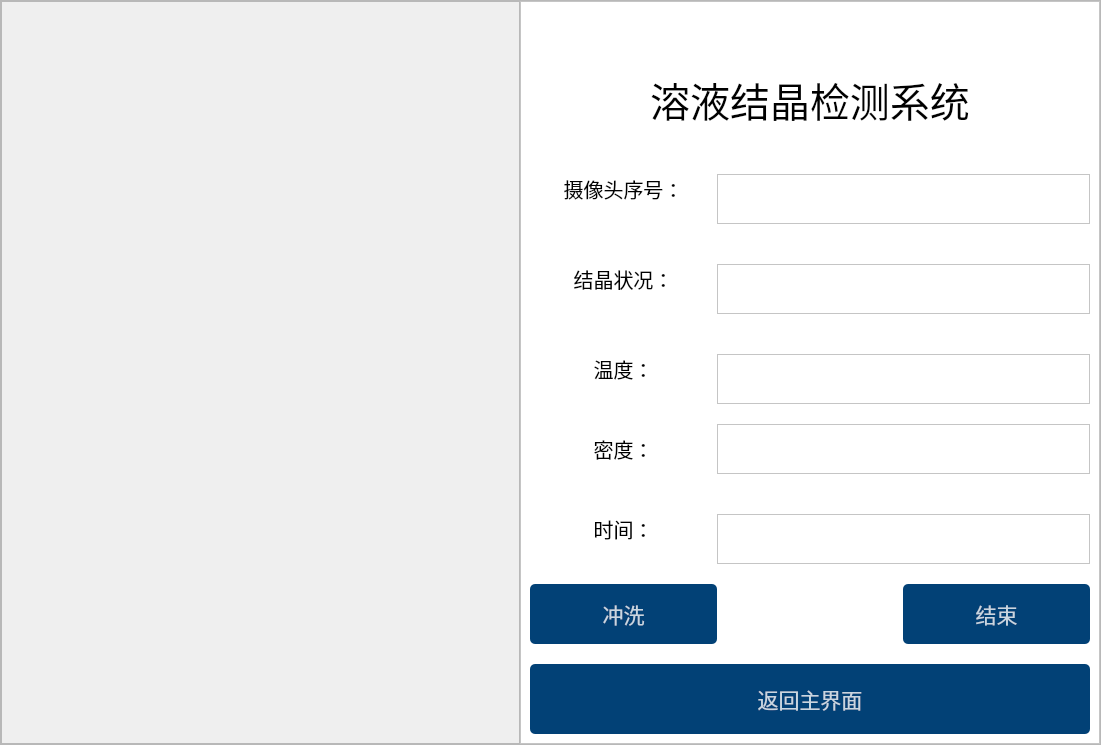
<?xml version="1.0" encoding="UTF-8"?>
<ui version="4.0">
 <class>MainWindow</class>
 <widget class="QMainWindow" name="MainWindow">
  <property name="geometry">
   <rect>
    <x>0</x>
    <y>0</y>
    <width>1101</width>
    <height>745</height>
   </rect>
  </property>
  <property name="windowTitle">
   <string>MainWindow</string>
  </property>
  <widget class="QWidget" name="centralwidget">
   <layout class="QHBoxLayout" name="horizontalLayout_2">
    <property name="spacing">
     <number>0</number>
    </property>
    <property name="leftMargin">
     <number>0</number>
    </property>
    <property name="topMargin">
     <number>0</number>
    </property>
    <property name="rightMargin">
     <number>0</number>
    </property>
    <property name="bottomMargin">
     <number>0</number>
    </property>
    <item>
     <widget class="QFrame" name="frame">
      <property name="frameShape">
       <enum>QFrame::StyledPanel</enum>
      </property>
      <property name="frameShadow">
       <enum>QFrame::Raised</enum>
      </property>
      <layout class="QHBoxLayout" name="horizontalLayout" stretch="6,4">
       <property name="spacing">
        <number>0</number>
       </property>
       <property name="leftMargin">
        <number>0</number>
       </property>
       <property name="topMargin">
        <number>0</number>
       </property>
       <property name="rightMargin">
        <number>0</number>
       </property>
       <property name="bottomMargin">
        <number>0</number>
       </property>
       <item>
        <widget class="QFrame" name="frame_2">
         <property name="frameShape">
          <enum>QFrame::StyledPanel</enum>
         </property>
         <property name="frameShadow">
          <enum>QFrame::Raised</enum>
         </property>
         <layout class="QHBoxLayout" name="horizontalLayout_4">
          <property name="spacing">
           <number>0</number>
          </property>
          <property name="leftMargin">
           <number>0</number>
          </property>
          <property name="topMargin">
           <number>0</number>
          </property>
          <property name="rightMargin">
           <number>0</number>
          </property>
          <property name="bottomMargin">
           <number>0</number>
          </property>
          <item>
           <widget class="QWidget" name="widget_2" native="true">
            <layout class="QHBoxLayout" name="horizontalLayout_5">
             <property name="spacing">
              <number>0</number>
             </property>
             <property name="leftMargin">
              <number>0</number>
             </property>
             <property name="topMargin">
              <number>0</number>
             </property>
             <property name="rightMargin">
              <number>0</number>
             </property>
             <property name="bottomMargin">
              <number>0</number>
             </property>
             <item>
              <layout class="QHBoxLayout" name="horizontalLayout_timevc"/>
             </item>
            </layout>
           </widget>
          </item>
         </layout>
        </widget>
       </item>
       <item>
        <widget class="QFrame" name="frame_3">
         <property name="styleSheet">
          <string notr="true">background-color: rgb(255, 255, 255);

</string>
         </property>
         <property name="frameShape">
          <enum>QFrame::StyledPanel</enum>
         </property>
         <property name="frameShadow">
          <enum>QFrame::Raised</enum>
         </property>
         <layout class="QVBoxLayout" name="verticalLayout" stretch="1,0,3,8">
          <property name="spacing">
           <number>0</number>
          </property>
          <property name="leftMargin">
           <number>0</number>
          </property>
          <property name="topMargin">
           <number>0</number>
          </property>
          <property name="rightMargin">
           <number>0</number>
          </property>
          <property name="bottomMargin">
           <number>0</number>
          </property>
          <item>
           <widget class="QWidget" name="widget_1" native="true">
            <layout class="QHBoxLayout" name="horizontalLayout_3">
             <property name="spacing">
              <number>0</number>
             </property>
             <property name="leftMargin">
              <number>0</number>
             </property>
             <property name="topMargin">
              <number>0</number>
             </property>
             <property name="rightMargin">
              <number>0</number>
             </property>
             <property name="bottomMargin">
              <number>0</number>
             </property>
             <item>
              <spacer name="horizontalSpacer">
               <property name="orientation">
                <enum>Qt::Horizontal</enum>
               </property>
               <property name="sizeType">
                <enum>QSizePolicy::Fixed</enum>
               </property>
               <property name="sizeHint" stdset="0">
                <size>
                 <width>450</width>
                 <height>20</height>
                </size>
               </property>
              </spacer>
             </item>
             <item>
              <layout class="QHBoxLayout" name="horizontalLayout_6">
               <property name="spacing">
                <number>0</number>
               </property>
               <item>
                <widget class="QPushButton" name="pushButton">
                 <property name="styleSheet">
                  <string notr="true">#pushButton{
	border:none;
}
QPushButton#pushButton:pressed{
padding-left:5px;
padding-top:5px;
}</string>
                 </property>
                 <property name="text">
                  <string/>
                 </property>
                 <property name="icon">
                  <iconset resource="resource.qrc">
                   <normaloff>:/icons/icons/quit.png</normaloff>:/icons/icons/quit.png</iconset>
                 </property>
                </widget>
               </item>
               <item>
                <widget class="QPushButton" name="pushButton_2">
                 <property name="styleSheet">
                  <string notr="true">#pushButton_2{
	border:none;
}
QPushButton#pushButton_2:pressed{
padding-left:5px;
padding-top:5px;
}</string>
                 </property>
                 <property name="text">
                  <string/>
                 </property>
                 <property name="icon">
                  <iconset resource="resource.qrc">
                   <normaloff>:/icons/icons/minus.png</normaloff>:/icons/icons/minus.png</iconset>
                 </property>
                </widget>
               </item>
               <item>
                <widget class="QPushButton" name="pushButton_3">
                 <property name="styleSheet">
                  <string notr="true">#pushButton_3{
	border:none;
}
QPushButton#pushButton_3:pressed{
padding-left:5px;
padding-top:5px;
}</string>
                 </property>
                 <property name="text">
                  <string/>
                 </property>
                 <property name="icon">
                  <iconset resource="resource.qrc">
                   <normaloff>:/icons/icons/simui-minmax.png</normaloff>:/icons/icons/simui-minmax.png</iconset>
                 </property>
                </widget>
               </item>
               <item>
                <widget class="QPushButton" name="pushButton_1">
                 <property name="styleSheet">
                  <string notr="true">#pushButton_1{
	border:none;
}
QPushButton#pushButton_1:pressed{
padding-left:5px;
padding-top:5px;
}</string>
                 </property>
                 <property name="text">
                  <string/>
                 </property>
                 <property name="icon">
                  <iconset resource="resource.qrc">
                   <normaloff>:/icons/icons/close.png</normaloff>:/icons/icons/close.png</iconset>
                 </property>
                </widget>
               </item>
              </layout>
             </item>
            </layout>
           </widget>
          </item>
          <item>
           <spacer name="verticalSpacer">
            <property name="orientation">
             <enum>Qt::Vertical</enum>
            </property>
            <property name="sizeType">
             <enum>QSizePolicy::Fixed</enum>
            </property>
            <property name="sizeHint" stdset="0">
             <size>
              <width>5</width>
              <height>20</height>
             </size>
            </property>
           </spacer>
          </item>
          <item>
           <widget class="QLabel" name="label_3">
            <property name="font">
             <font>
              <pointsize>30</pointsize>
             </font>
            </property>
            <property name="layoutDirection">
             <enum>Qt::LeftToRight</enum>
            </property>
            <property name="text">
             <string>溶液结晶检测系统</string>
            </property>
            <property name="alignment">
             <set>Qt::AlignCenter</set>
            </property>
           </widget>
          </item>
          <item>
           <widget class="QWidget" name="widget" native="true">
            <layout class="QGridLayout" name="gridLayout">
             <property name="leftMargin">
              <number>9</number>
             </property>
             <property name="topMargin">
              <number>9</number>
             </property>
             <property name="rightMargin">
              <number>9</number>
             </property>
             <property name="bottomMargin">
              <number>9</number>
             </property>
             <property name="horizontalSpacing">
              <number>0</number>
             </property>
             <property name="verticalSpacing">
              <number>20</number>
             </property>
             <item row="0" column="0" rowspan="2">
              <widget class="QLabel" name="label_5">
               <property name="minimumSize">
                <size>
                 <width>0</width>
                 <height>0</height>
                </size>
               </property>
               <property name="font">
                <font>
                 <pointsize>15</pointsize>
                </font>
               </property>
               <property name="text">
                <string>摄像头序号：</string>
               </property>
               <property name="alignment">
                <set>Qt::AlignCenter</set>
               </property>
              </widget>
             </item>
             <item row="8" column="1" colspan="2">
              <widget class="QTextBrowser" name="textBrowser_4">
               <property name="minimumSize">
                <size>
                 <width>0</width>
                 <height>50</height>
                </size>
               </property>
               <property name="font">
                <font>
                 <pointsize>15</pointsize>
                </font>
               </property>
              </widget>
             </item>
             <item row="7" column="0" rowspan="2">
              <widget class="QLabel" name="label_7">
               <property name="font">
                <font>
                 <pointsize>15</pointsize>
                </font>
               </property>
               <property name="text">
                <string>时间：</string>
               </property>
               <property name="alignment">
                <set>Qt::AlignCenter</set>
               </property>
              </widget>
             </item>
             <item row="9" column="0">
              <widget class="QPushButton" name="pushButton_wash">
               <property name="minimumSize">
                <size>
                 <width>70</width>
                 <height>60</height>
                </size>
               </property>
               <property name="font">
                <font>
                 <pointsize>16</pointsize>
                </font>
               </property>
               <property name="styleSheet">
                <string notr="true">QPushButton#pushButton_wash{
background-color:rgba(2,65,118,255);
color:rgba(255,255,255,200);
border-radius:5px;
}
QPushButton#pushButton_wash:hover{
background-color:rgba(2,65,118,150);
color:rgba(255,255,255,200);
border-radius:5px;
}
QPushButton#pushButton_wash:pressed{
padding-left:5px;
padding-top:5px;
background-color:rgba(2,65,118,100);
}</string>
               </property>
               <property name="text">
                <string>冲洗</string>
               </property>
              </widget>
             </item>
             <item row="6" column="1" colspan="2">
              <widget class="QTextBrowser" name="textBrowser_5">
               <property name="minimumSize">
                <size>
                 <width>0</width>
                 <height>50</height>
                </size>
               </property>
               <property name="font">
                <font>
                 <pointsize>15</pointsize>
                </font>
               </property>
              </widget>
             </item>
             <item row="4" column="0" rowspan="2">
              <widget class="QLabel" name="label_2">
               <property name="font">
                <font>
                 <pointsize>15</pointsize>
                </font>
               </property>
               <property name="text">
                <string>温度：</string>
               </property>
               <property name="alignment">
                <set>Qt::AlignCenter</set>
               </property>
              </widget>
             </item>
             <item row="1" column="1" colspan="2">
              <widget class="QTextBrowser" name="textBrowser_1">
               <property name="minimumSize">
                <size>
                 <width>0</width>
                 <height>50</height>
                </size>
               </property>
               <property name="font">
                <font>
                 <pointsize>15</pointsize>
                </font>
               </property>
              </widget>
             </item>
             <item row="2" column="0" rowspan="2">
              <widget class="QLabel" name="label_4">
               <property name="font">
                <font>
                 <pointsize>15</pointsize>
                </font>
               </property>
               <property name="text">
                <string>结晶状况：</string>
               </property>
               <property name="alignment">
                <set>Qt::AlignCenter</set>
               </property>
              </widget>
             </item>
             <item row="6" column="0">
              <widget class="QLabel" name="label_6">
               <property name="font">
                <font>
                 <pointsize>15</pointsize>
                </font>
               </property>
               <property name="text">
                <string>密度：</string>
               </property>
               <property name="alignment">
                <set>Qt::AlignCenter</set>
               </property>
              </widget>
             </item>
             <item row="9" column="1">
              <spacer name="horizontalSpacer_2">
               <property name="orientation">
                <enum>Qt::Horizontal</enum>
               </property>
               <property name="sizeType">
                <enum>QSizePolicy::Fixed</enum>
               </property>
               <property name="sizeHint" stdset="0">
                <size>
                 <width>122</width>
                 <height>20</height>
                </size>
               </property>
              </spacer>
             </item>
             <item row="9" column="2">
              <widget class="QPushButton" name="pushButton_end">
               <property name="minimumSize">
                <size>
                 <width>70</width>
                 <height>60</height>
                </size>
               </property>
               <property name="font">
                <font>
                 <pointsize>16</pointsize>
                </font>
               </property>
               <property name="styleSheet">
                <string notr="true">QPushButton#pushButton_end{
background-color:rgba(2,65,118,255);
color:rgba(255,255,255,200);
border-radius:5px;
}
QPushButton#pushButton_end:hover{
background-color:rgba(2,65,118,150);
color:rgba(255,255,255,200);
border-radius:5px;
}
QPushButton#pushButton_end:pressed{
padding-left:5px;
padding-top:5px;
background-color:rgba(2,65,118,100);
}</string>
               </property>
               <property name="text">
                <string>结束</string>
               </property>
              </widget>
             </item>
             <item row="5" column="1" colspan="2">
              <widget class="QTextBrowser" name="textBrowser_3">
               <property name="minimumSize">
                <size>
                 <width>0</width>
                 <height>50</height>
                </size>
               </property>
               <property name="font">
                <font>
                 <pointsize>15</pointsize>
                </font>
               </property>
              </widget>
             </item>
             <item row="3" column="1" colspan="2">
              <widget class="QTextBrowser" name="textBrowser_2">
               <property name="minimumSize">
                <size>
                 <width>0</width>
                 <height>50</height>
                </size>
               </property>
               <property name="font">
                <font>
                 <pointsize>15</pointsize>
                </font>
               </property>
              </widget>
             </item>
             <item row="10" column="0" colspan="3">
              <widget class="QPushButton" name="pushButton_return">
               <property name="minimumSize">
                <size>
                 <width>100</width>
                 <height>70</height>
                </size>
               </property>
               <property name="font">
                <font>
                 <pointsize>16</pointsize>
                </font>
               </property>
               <property name="styleSheet">
                <string notr="true">QPushButton#pushButton_return{
background-color:rgba(2,65,118,255);
color:rgba(255,255,255,200);
border-radius:5px;
}
QPushButton#pushButton_return:hover{
background-color:rgba(2,65,118,150);
color:rgba(255,255,255,200);
border-radius:5px;
}
QPushButton#pushButton_return:pressed{
padding-left:5px;
padding-top:5px;
background-color:rgba(2,65,118,100);
}</string>
               </property>
               <property name="text">
                <string>返回主界面</string>
               </property>
              </widget>
             </item>
            </layout>
           </widget>
          </item>
         </layout>
        </widget>
       </item>
      </layout>
     </widget>
    </item>
   </layout>
  </widget>
 </widget>
 <resources>
  <include location="resource.qrc"/>
 </resources>
 <connections>
  <connection>
   <sender>pushButton_1</sender>
   <signal>clicked()</signal>
   <receiver>MainWindow</receiver>
   <slot>close()</slot>
   <hints>
    <hint type="sourcelabel">
     <x>1196</x>
     <y>31</y>
    </hint>
    <hint type="destinationlabel">
     <x>1359</x>
     <y>203</y>
    </hint>
   </hints>
  </connection>
  <connection>
   <sender>pushButton_2</sender>
   <signal>clicked()</signal>
   <receiver>MainWindow</receiver>
   <slot>showMinimized()</slot>
   <hints>
    <hint type="sourcelabel">
     <x>1142</x>
     <y>36</y>
    </hint>
    <hint type="destinationlabel">
     <x>1370</x>
     <y>300</y>
    </hint>
   </hints>
  </connection>
 </connections>
</ui>
